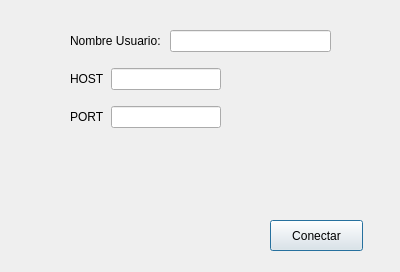
<?xml version="1.0" encoding="UTF-8"?>
<ui version="4.0">
 <class>Dialog_inicio_cliente</class>
 <widget class="QDialog" name="Dialog_inicio_cliente">
  <property name="geometry">
   <rect>
    <x>0</x>
    <y>0</y>
    <width>400</width>
    <height>272</height>
   </rect>
  </property>
  <property name="windowTitle">
   <string>Iniciar Cliente</string>
  </property>
  <widget class="QPushButton" name="pushButton_conectar">
   <property name="geometry">
    <rect>
     <x>270</x>
     <y>220</y>
     <width>93</width>
     <height>31</height>
    </rect>
   </property>
   <property name="text">
    <string>Conectar</string>
   </property>
  </widget>
  <widget class="QWidget" name="verticalLayoutWidget">
   <property name="geometry">
    <rect>
     <x>70</x>
     <y>20</y>
     <width>261</width>
     <height>121</height>
    </rect>
   </property>
   <layout class="QVBoxLayout" name="verticalLayout">
    <item>
     <layout class="QHBoxLayout" name="horizontalLayout_2">
      <item>
       <widget class="QLabel" name="label_nombre_usuario">
        <property name="text">
         <string>Nombre Usuario: </string>
        </property>
       </widget>
      </item>
      <item>
       <widget class="QLineEdit" name="lineEdit_nombre_usuario">
        <property name="text">
         <string/>
        </property>
       </widget>
      </item>
     </layout>
    </item>
    <item>
     <layout class="QHBoxLayout" name="horizontalLayout">
      <item>
       <widget class="QLabel" name="label_host">
        <property name="text">
         <string>HOST</string>
        </property>
       </widget>
      </item>
      <item>
       <widget class="QLineEdit" name="lineEdit_host">
        <property name="text">
         <string/>
        </property>
       </widget>
      </item>
      <item>
       <spacer name="horizontalSpacer">
        <property name="orientation">
         <enum>Qt::Horizontal</enum>
        </property>
        <property name="sizeHint" stdset="0">
         <size>
          <width>40</width>
          <height>20</height>
         </size>
        </property>
       </spacer>
      </item>
     </layout>
    </item>
    <item>
     <layout class="QHBoxLayout" name="horizontalLayout_3">
      <item>
       <widget class="QLabel" name="label_port">
        <property name="text">
         <string>PORT</string>
        </property>
       </widget>
      </item>
      <item>
       <widget class="QLineEdit" name="lineEdit_port">
        <property name="text">
         <string/>
        </property>
       </widget>
      </item>
      <item>
       <spacer name="horizontalSpacer_2">
        <property name="orientation">
         <enum>Qt::Horizontal</enum>
        </property>
        <property name="sizeHint" stdset="0">
         <size>
          <width>40</width>
          <height>20</height>
         </size>
        </property>
       </spacer>
      </item>
     </layout>
    </item>
   </layout>
  </widget>
  <widget class="QLabel" name="label_status">
   <property name="geometry">
    <rect>
     <x>30</x>
     <y>160</y>
     <width>331</width>
     <height>41</height>
    </rect>
   </property>
   <property name="text">
    <string/>
   </property>
  </widget>
 </widget>
 <resources/>
 <connections/>
</ui>
